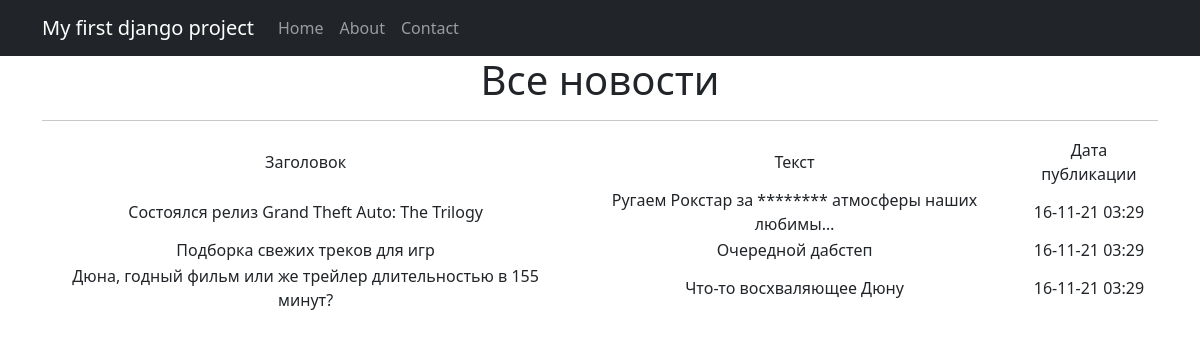
Page /news/ on the committed database.
### news/models.py (models this page shows, shortened)
class Post(models.Model):
    article = 'A'
    news = 'N'
    POST_TYPE = [
        (article, "Статья"),
        (news, "Новость")
    ]
    author = models.ForeignKey(Author, on_delete=models.CASCADE)
    post_type = models.CharField(max_length=1, choices=POST_TYPE, default=article)
    creation_date = models.DateTimeField(auto_now_add=True)
    categories = models.ManyToManyField(Category, through='PostCategory')
    title = models.CharField(max_length=256)
    text = models.TextField()
    rating = models.IntegerField(default=0)

### news/views.py (the view)
# urls.py: path('', NewsList.as_view()),
class NewsList(ListView):
    model = Post
    template_name = 'news.html'
    context_object_name = 'news'
    queryset = Post.objects.order_by("-creation_date")

### news/templatetags/custom_filters.py (called while the page is built)
@register.filter(name='censor')
def censor(text):
    censored_text = ""
    punct_mark = ""
    for word in text.split():
        while not word[-1].isalpha():
            punct_mark = word[-1] + punct_mark
            if len(word) == 1:
                word = ""
                break
            word = word[:-1]
        if word.lower() in CENSOR_LIST:
            word = "*" * len(word)
        censored_text += word + punct_mark + " "
        punct_mark = ""
    return censored_text

### templates/news.html (shortened to what this page needs)
{% extends 'flatpages/default.html' %}
{% load custom_filters %}
{% block content %}
    <h1>Все новости</h1>
    <hr>
    {% if news %}
        <table>
            <tr>
                <td>
                    Заголовок
                </td>
                <td>
                    Текст
                </td>
                <td>
                    Дата публикации
                </td>
            </tr>
        {% for post in news %}
            <tr>
                <td>
                    {{ post.title|censor}}
                </td>
                <td>
                    {{ post.text|censor|truncatechars:50 }}
                </td>
                <td>
                    {{ post.creation_date|date:"d-m-y h:i" }}
                </td>
            </tr>
        {% endfor %}
        </table>
    {% else %}
        <h2>Новостей нет!</h2>
    {% endif %}
{% endblock content %}

### templates/flatpages/default.html (shortened to what this page needs)
<!DOCTYPE html>
<html lang="en">
{% load static %}
<head>
    <link href="{% static 'css/styles.css' %}" rel="stylesheet"/>
</head>
<body>
<nav class="navbar navbar-expand-lg navbar-dark bg-dark static-top">
    <div class="container">
        <a class="navbar-brand" href="#">My first django project</a>
        <div class="collapse navbar-collapse" id="navbarResponsive">
            <ul class="navbar-nav ml-auto">
                <li class="nav-item active">
                    <a class="nav-link" href="/registered_only/">Home</a>
                </li>
                <li class="nav-item">
                    <a class="nav-link" href="/about/">About</a>
                </li>
                <li class="nav-item">
                    <a class="nav-link" href="/contacts/">Contact</a>
                </li>
            </ul>
        </div>
    </div>
</nav>
<div class="container">
    <div class="row">
        <div class="col-lg-12 text-center">
            {% block content %}
            {% endblock content %}
        </div>
    </div>
</div>
</body>
</html>

### rows in the picture
Post: title|censor "Состоялся релиз Grand Theft Auto: The Trilogy", text|censor "Ругаем Рокстар за ******** атмосферы наших любимы…", creation_date "16-11-21 03:29"
Post: title|censor "Подборка свежих треков для игр", text|censor "Очередной дабстеп", creation_date "16-11-21 03:29"
Post: title|censor "Дюна, годный фильм или же трейлер длительностью в 155 минут?", text|censor "Что-то восхваляющее Дюну", creation_date "16-11-21 03:29"
